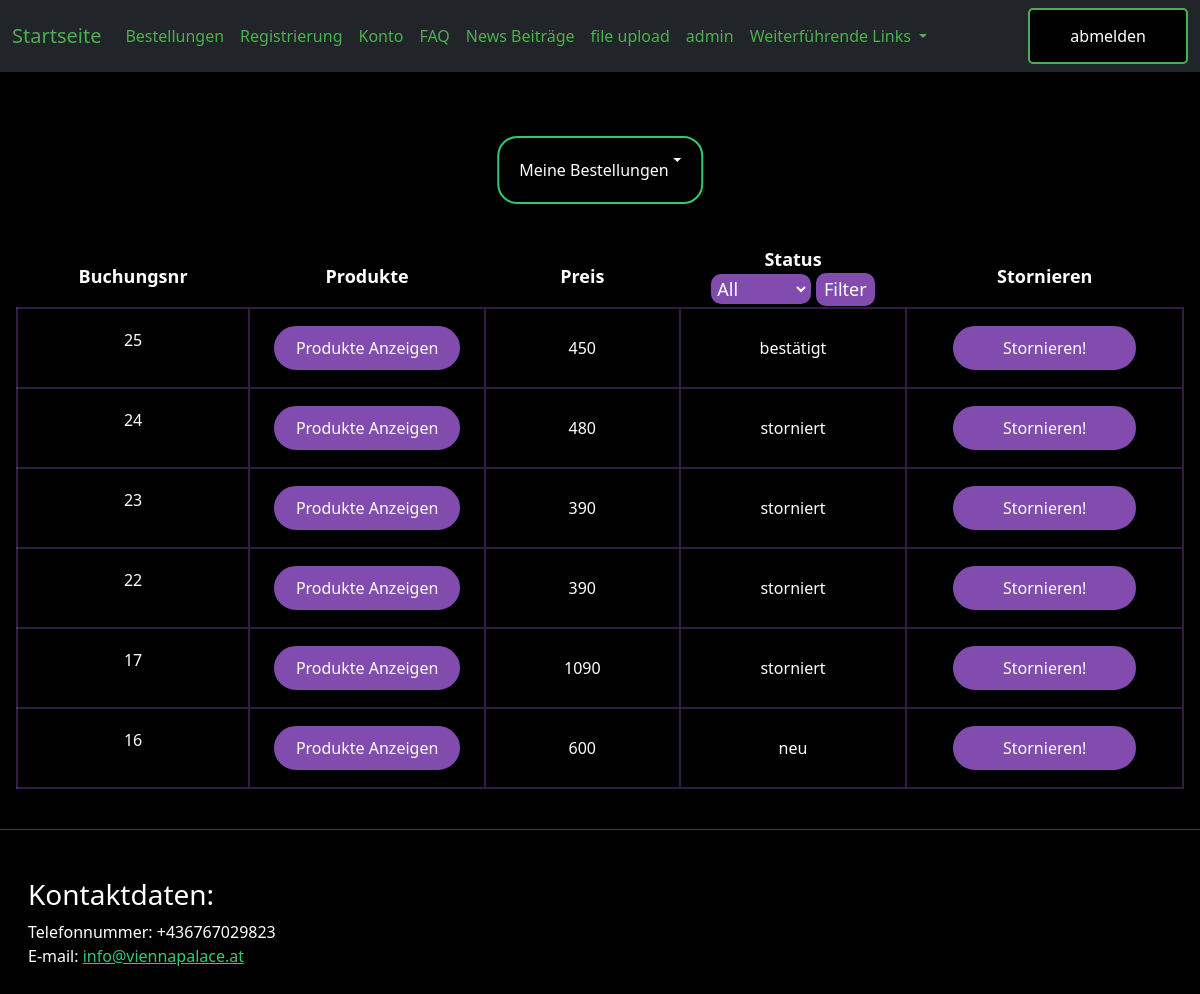
The app's page /zimmer_reservieren/new_sales_anzeigen.php (signed in) with its own data.
### tables this page shows
CREATE TABLE `bestellungen` (
  `id` int(11) NOT NULL,
  `bestellung_erstellen_fk` int(11) NOT NULL,
  `person_fk` int(11) NOT NULL,
  `status` text NOT NULL DEFAULT 'neu',
  `preis` int(11) NOT NULL
);

### zimmer_reservieren/new_sales_anzeigen.php (the view, shortened to what this page needs)
<?php
include "bestellungen_main.php";
?>
<!doctype html>
<html lang="en">
<head>
</head>
<body>
<table class="mx-3">
    <tr>
        <th class="th">Buchungsnr</th>
        <th class="th">Produkte</th>
        <th class="th">Preis</th>
        <th class="th">Status
            <form method="post" action="">
                <select name="status_filter" class="dropdown_filter" id="status_filter">
                    <option value="" <?php if(!isset($_POST['status_filter'])) echo 'selected';?>>All</option>
                </select>
                <input type="submit" class="dropdown_submit" value="Filter">
            </form>
        </th>
        <th class="th">Stornieren</th>
    </tr>
    <?php
    $current_user_id = $_SESSION["user_id"];
    include "../0include/dbaccess.php";
    $sql_bestellungen = "SELECT * FROM `bestellungen` WHERE `person_fk` = '$current_user_id' ORDER BY id desc";
    $result_bestellungen = mysqli_query($db_obj, $sql_bestellungen);
    if (mysqli_num_rows($result_bestellungen) > 0) {
        while ($row_bestellungen = mysqli_fetch_assoc($result_bestellungen)) {
            $productData = array();
            $bestellung_erstellen_fk = $row_bestellungen['bestellung_erstellen_fk'];
            $sql_bestellung_erstellen = "SELECT * FROM `bestellung_erstellen` WHERE `id` = $bestellung_erstellen_fk";
            $result_bestellung_erstellen = mysqli_query($db_obj, $sql_bestellung_erstellen);
            $row_bestellung_erstellen = mysqli_fetch_assoc($result_bestellung_erstellen);
            for ($i = 1; $i <= 10; $i++) {
                $produkt_fk = $row_bestellung_erstellen["produkt_" . $i];
                if ($produkt_fk === null) {
                    break;
                }
                $sql_produkte = "SELECT * FROM produkte WHERE id = $produkt_fk";
                $result_produkte = mysqli_query($db_obj, $sql_produkte);
                $row_produkte = mysqli_fetch_assoc($result_produkte);
                $productData[] = array(
                    'name' => $row_produkte['name'],
                    'price' => $row_produkte['preis'],
                    'pfad' => $row_produkte['pfad']
                );
            }
            $json = json_encode($productData);
            echo "<form>";
            echo "<tr class='my_tr text-center'>";
            echo "<td><p>$row_bestellungen[id]</p></td>";
            echo "<td><button class='collapse-btn button_2  py-2 my-3' data-product-data='" . htmlspecialchars($json, ENT_QUOTES, 'UTF-8') . "'>Produkte Anzeigen</button></td>";
            echo "<td class='text-center right_border'>" . $row_bestellungen["preis"] . "</td>";
            echo "<td class='text-center right_border'>" . $row_bestellungen["status"] . "</td>";
            echo "<td>";
            echo "<button type='submit' class='button_2 py-2 my-3 px-5' onclick='delete_row(this) '>Stornieren!</button>";
            echo "</td>";
            echo "</tr>";
            echo "</form>";
        }
    }else {
        echo "</table>";
        echo "<div class='warnung py-3 my-3'>";
        echo "Keine Buchungen gefunden!";
        echo "</div>";
    }
    ?>
</table>
</body>
<?php
include_once "../0include/footer.php"
?>
</html>

### 0design/my_design.css (style rules this page uses)
body { background-color: black; color: white; }
.button_2 { background-color: #824caf; color: white; border: 2px solid #824caf; padding: 14px 40px; border-radius: 5px; transition-duration: 0.25s; }

### zimmer_reservieren/new_sales_anzeigen.php (style rules this page uses)
.my_tr { border: 2px solid #824caf60; }
td { border-right: #824caf60 2px solid; }
.th { width: 400px; margin-left: 50px; margin-right: 50px; font-size: large; text-align: center; }
.button_2 { margin: 0; margin-bottom: 50px; padding: 5px; padding-left: 20px; padding-right: 20px; border-radius: 50px; }
.dropdown_filter { outline: none; color: white; border: 2px #824caf solid; background-color: #824caf; border-radius: 10px; }
.dropdown_submit { color: white; border: 2px #824caf solid; background-color: #824caf; border-radius: 10px; }

### records on screen
bestellungen: id "25", preis "450", status "bestätigt"
bestellungen: id "24", preis "480", status "storniert"
bestellungen: id "23", preis "390", status "storniert"
bestellungen: id "22", preis "390", status "storniert"
bestellungen: id "17", preis "1090", status "storniert"
bestellungen: id "16", preis "600", status "neu"
